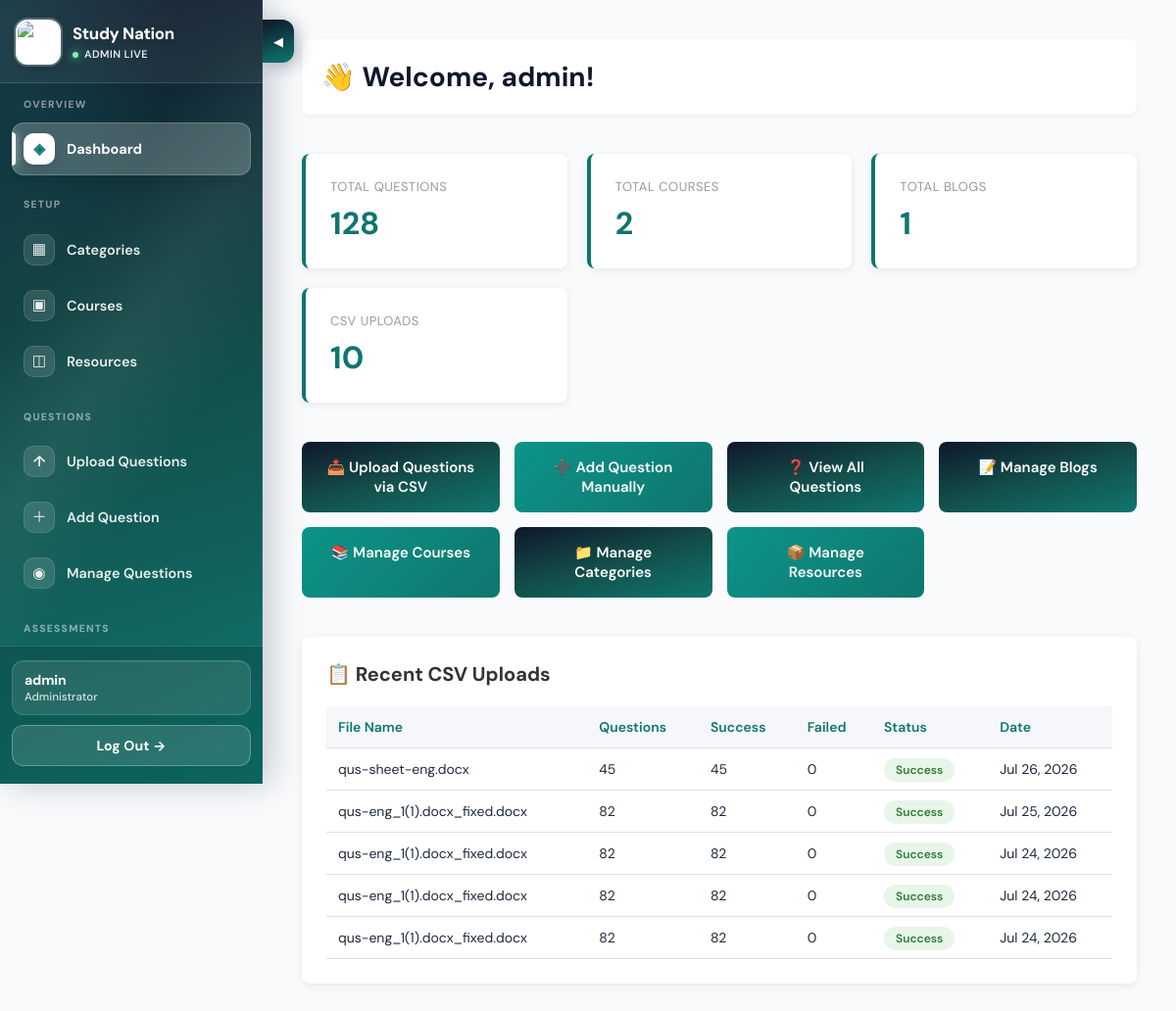
The app's page /admin-panel/dashboard/ (signed in), older data.
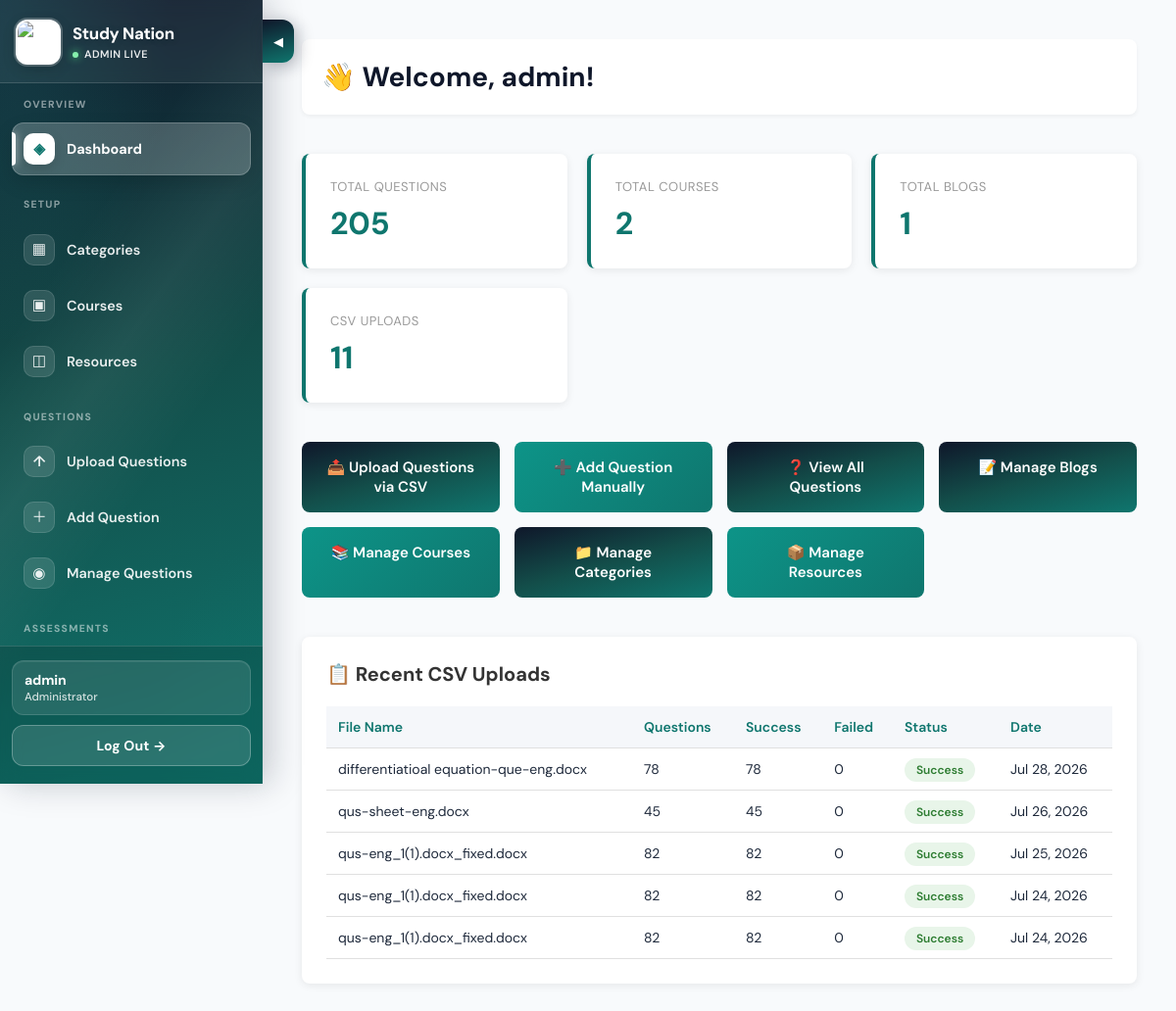
The same page, newer data.
### admin_panel/models.py (models this page shows, shortened)
class CSVUpload(models.Model):
    admin_user = models.ForeignKey(AdminUser, on_delete=models.CASCADE, related_name='uploads')
    file_name = models.CharField(max_length=255)
    file = models.FileField(upload_to="csv_uploads/", blank=True, null=True)
    total_questions = models.IntegerField(default=0)
    successful_imports = models.IntegerField(default=0)
    failed_imports = models.IntegerField(default=0)
    error_details = models.TextField(blank=True)
    uploaded_at = models.DateTimeField(auto_now_add=True)
    status = models.CharField(
        max_length=20,
        choices=[
            ('pending', 'Pending'),
            ('processing', 'Processing'),
            ('success', 'Success'),
            ('failed', 'Failed'),
            ('partial', 'Partial Success')
        ],
        default='pending'
    )
    class Meta:
        ordering = ['-uploaded_at']

### admin_panel/views.py (the view)
# urls.py: path("dashboard/", views.dashboard, name="dashboard"),
@admin_required
def dashboard(request):
    admin_user = request.user.admin_profile
    context = {
        "total_questions": Question.objects.count(),
        "total_courses": Course.objects.count(),
        "total_blogs": Blog.objects.count(),
        "total_uploads": CSVUpload.objects.filter(admin_user=admin_user).count(),
        "recent_uploads": CSVUpload.objects.filter(admin_user=admin_user)[:5],
        "admin_user": admin_user,
    }
    return render(request, "admin_panel/dashboard.html", context)

### admin_panel/views.py (called while the page is built)
def admin_required(view_func):
    @login_required(login_url="courses:student_login")
    @wraps(view_func)
    def wrapped_view(request, *args, **kwargs):
        if not hasattr(request.user, "admin_profile"):
            if request.user.is_superuser:
                AdminUser.objects.get_or_create(user=request.user)
            else:
                messages.error(request, "You do not have admin access")
                return redirect("courses:student_login")
        return view_func(request, *args, **kwargs)
    return wrapped_view

### admin_panel/templates/admin_panel/dashboard.html (shortened to what this page needs)
<!DOCTYPE html>
<html lang="en">
  <head>
  </head>
  <body>
    {% include 'admin_panel/_partials/sidebar_slider.html' %}
    <div class="dashboard-wrapper">
{% include 'admin_panel/_partials/admin_sidebar.html' with active='dashboard' %}
      <main class="main-content">
        <div class="header">
          <div>
            <h1>
              👋 Welcome,
              {{ admin_user.user.first_name|default:admin_user.user.username }}!
            </h1>
          </div>
        </div>
        <div class="stats-grid">
          <div class="stat-card">
            <div class="stat-label">Total Questions</div>
            <div class="stat-value">{{ total_questions }}</div>
          </div>
          <div class="stat-card">
            <div class="stat-label">Total Courses</div>
            <div class="stat-value">{{ total_courses }}</div>
          </div>
          <div class="stat-card">
            <div class="stat-label">Total Blogs</div>
            <div class="stat-value">{{ total_blogs }}</div>
          </div>
          <div class="stat-card">
            <div class="stat-label">CSV Uploads</div>
            <div class="stat-value">{{ total_uploads }}</div>
          </div>
        </div>
        <div class="action-buttons">
          <a href="{% url 'admin_panel:csv_upload' %}" class="action-btn">📤 Upload Questions via CSV</a>
          <a href="{% url 'admin_panel:manual_question' %}" class="action-btn secondary">➕ Add Question Manually</a>
          <a href="{% url 'admin_panel:manage_questions' %}" class="action-btn">❓ View All Questions</a>
          <a href="{% url 'admin_panel:manage_blogs' %}" class="action-btn">📝 Manage Blogs</a>
          <a href="{% url 'admin_panel:manage_courses' %}" class="action-btn secondary">📚 Manage Courses</a>
          <a href="{% url 'admin_panel:manage_categories' %}" class="action-btn">📁 Manage Categories</a>
          <a href="{% url 'admin_panel:manage_resources' %}" class="action-btn secondary">📦 Manage Resources</a>
        </div>
        {% if recent_uploads %}
          <div class="uploads-section">
            <h2>📋 Recent CSV Uploads</h2>
            <table class="upload-table">
              <thead>
                <tr>
                  <th>File Name</th>
                  <th>Questions</th>
                  <th>Success</th>
                  <th>Failed</th>
                  <th>Status</th>
                  <th>Date</th>
                </tr>
              </thead>
              <tbody>
                {% for upload in recent_uploads %}
                  <tr>
                    <td>{{ upload.file_name }}</td>
                    <td>{{ upload.total_questions }}</td>
                    <td>{{ upload.successful_imports }}</td>
                    <td>{{ upload.failed_imports }}</td>
                    <td>
                      <span class="status-badge status-{{ upload.status }}">{{ upload.get_status_display }}</span>
                    </td>
                    <td>{{ upload.uploaded_at|date:'M d, Y' }}</td>
                  </tr>
                {% endfor %}
              </tbody>
            </table>
          </div>
        {% endif %}
      </main>
    </div>
  </body>
</html>

Row changes from the older to the newer data that the page shows:
no longer on this page (row unchanged): CSVUpload: file_name "qus-eng_1(1).docx_fixed.docx", total_questions "82", successful_imports "82", failed_imports "0", status "Success", uploaded_at "Jul 24, 2026"
added CSVUpload: file_name "differentiatioal equation-que-eng.docx", total_questions "78", successful_imports "78", failed_imports "0", status "Success", uploaded_at "Jul 28, 2026"
Text that changed along with them:
{{ total_questions }}: "128" → "205"
{{ total_uploads }}: "10" → "11"
